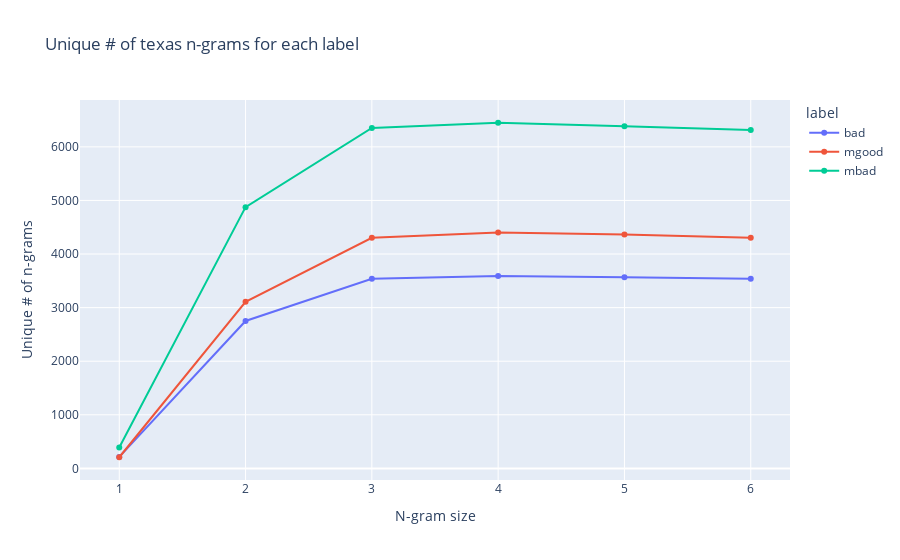

Notebook code cell kept with this figure:
### Markdown cell above
We can look at the number of unique values to each label for different values of N on a line chart.

### Code cell
import plotly.express as px

intersection_sizes = []
for n in [1, 2, 3, 4, 5, 6]:

    good_ngrams = series_to_ngrams(df[df.label == "good"].comments, n).value_counts()
    bad_ngrams = series_to_ngrams(df[df.label == "bad"].comments, n).value_counts()
    mgood_ngrams = series_to_ngrams(df[df.label == "mgood"].comments, n).value_counts()
    mbad_ngrams = series_to_ngrams(df[df.label == "mbad"].comments, n).value_counts()
    intersection_sizes_n = get_exclusive_sizes(
        set(good_ngrams.index),
        set(bad_ngrams.index),
        set(mgood_ngrams.index),
        set(mbad_ngrams.index)
    )

    intersection_sizes_n["n"] = n

    intersection_sizes.append(intersection_sizes_n)


# prepare data
is_df = pd.DataFrame(intersection_sizes)
is_df = is_df.melt(id_vars="n", var_name="label", value_name="count")
is_df["count"] = is_df["count"].astype(int)
is_df["n"] = is_df["n"].astype(int)

# exclude good 
is_df = is_df[is_df.label != "good"]

# plot a line chart
px.line(is_df, 
    x="n", y="count",
    color="label",
    title=f"Unique # of {GEO} n-grams for each label", 
    labels={"n": "N-gram size", "count": "Unique # of n-grams"},
    markers=True
    )

### Figure 1 — Plotly figure (JSON) as saved in the notebook; plotly's stock layout.template omitted (floating-point values rounded to 4 significant figures)
{"data": [{"hovertemplate": "label=bad<br>N-gram size=%{x}<br>Unique # of n-grams=%{y}<extra></extra>", "legendgroup": "bad", "line": {"color": "#636efa", "dash": "solid"}, "marker": {"symbol": "circle"}, "mode": "markers+lines", "name": "bad", "orientation": "v", "showlegend": true, "type": "scatter", "x": [1, 2, 3, 4, 5, 6], "xaxis": "x", "y": [214, 2751, 3538, 3589, 3566, 3537], "yaxis": "y"}, {"hovertemplate": "label=mgood<br>N-gram size=%{x}<br>Unique # of n-grams=%{y}<extra></extra>", "legendgroup": "mgood", "line": {"color": "#EF553B", "dash": "solid"}, "marker": {"symbol": "circle"}, "mode": "markers+lines", "name": "mgood", "orientation": "v", "showlegend": true, "type": "scatter", "x": [1, 2, 3, 4, 5, 6], "xaxis": "x", "y": [208, 3109, 4303, 4403, 4364, 4303], "yaxis": "y"}, {"hovertemplate": "label=mbad<br>N-gram size=%{x}<br>Unique # of n-grams=%{y}<extra></extra>", "legendgroup": "mbad", "line": {"color": "#00cc96", "dash": "solid"}, "marker": {"symbol": "circle"}, "mode": "markers+lines", "name": "mbad", "orientation": "v", "showlegend": true, "type": "scatter", "x": [1, 2, 3, 4, 5, 6], "xaxis": "x", "y": [391, 4875, 6352, 6450, 6386, 6315], "yaxis": "y"}], "layout": {"legend": {"title": {"text": "label"}, "tracegroupgap": 0}, "title": {"text": "Unique # of texas n-grams for each label"}, "xaxis": {"anchor": "y", "domain": [0, 1], "title": {"text": "N-gram size"}}, "yaxis": {"anchor": "x", "domain": [0, 1], "title": {"text": "Unique # of n-grams"}}}}
